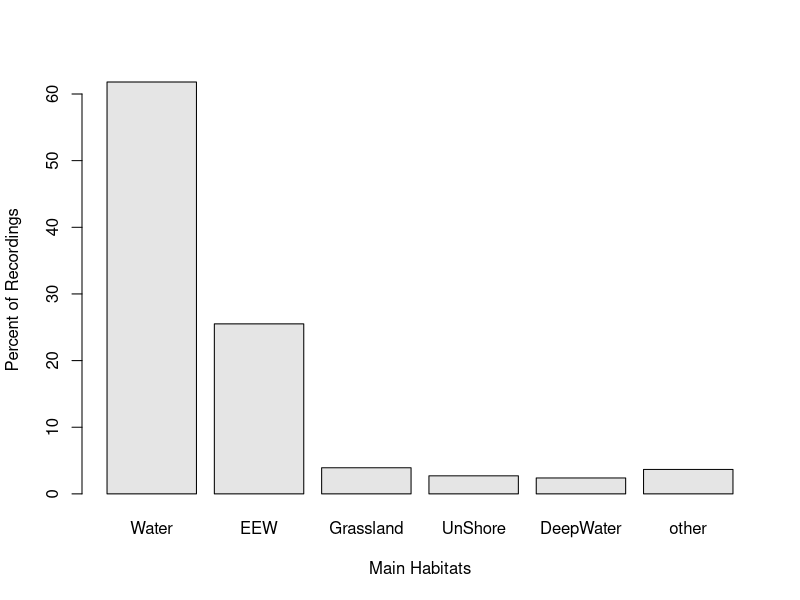

The R source for this figure:
## ---- chunk 1

## ---- chunk 2
tbl <- c(0.618,0.2551,0.0392,0.0271,0.0239)
tbl <- c(tbl,1-sum(tbl))*100
names(tbl) <- c("Water","EEW","Grassland","UnShore","DeepWater","other")
barplot(tbl,xlab="Main Habitats",ylab="Percent of Recordings",col="gray90")
